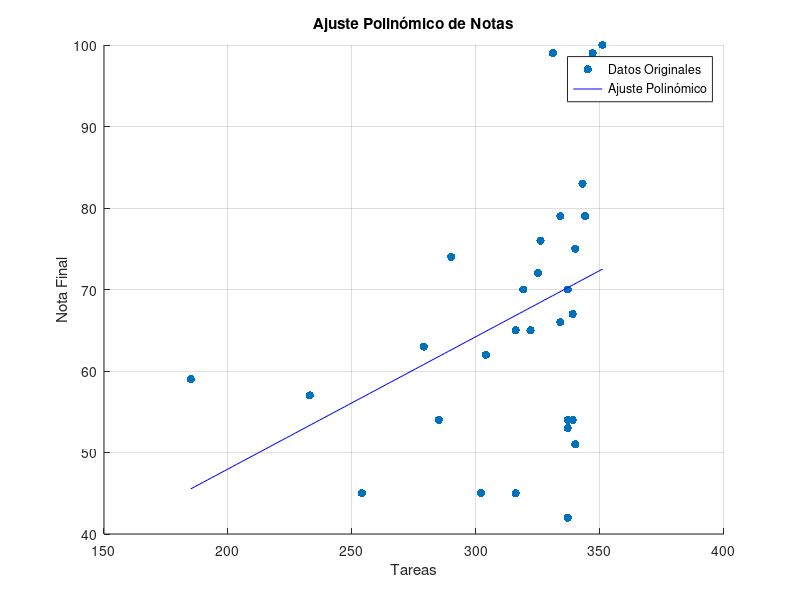

Source code (MATLAB):
% Ejercicio 9-TP2 

% Borramos las variables previas y la ventana de comandos
clc
clear
close all

% Datos de la tabla
tareas = [302, 325, 285, 339, 334, 322, 331, 279, 316, 347, ...
          343, 290, 326, 233, 254, 185, 304, 337, 339, 340, ...
          316, 351, 337, 344, 343, 334, 319, 337, 340, 337];
      
notas_finales = [45, 72, 54, 54, 79, 65, 99, 63, 65, 99, ...
                 83, 74, 76, 57, 45, 59, 62, 70, 67, 75, ...
                 45, 100, 53, 79, 83, 66, 70, 54, 51, 42];

% Ajuste polinómico
grado = 1; % Ajuste lineal
p = polyfit(tareas, notas_finales, grado);

% Mostrar los coeficientes del polinomio
fprintf('Coeficientes del polinomio ajustado:\n');
disp(p);

% Estimar la nota necesaria para obtener una nota final mínima de 60
nota_final_deseada_60 = 60;
nota_necesaria_60 = (nota_final_deseada_60 - p(2)) / p(1);

% Estimar la nota necesaria para obtener una nota final mínima de 90
nota_final_deseada_90 = 90;
nota_necesaria_90 = (nota_final_deseada_90 - p(2)) / p(1);

% Mostrar resultados
fprintf('Nota necesaria para obtener una nota final mínima de 60: %.2f\n', nota_necesaria_60);
fprintf('Nota necesaria para obtener una nota final mínima de 90: %.2f\n', nota_necesaria_90);

% Graficar los datos y el ajuste
figure;
scatter(tareas, notas_finales, 'filled', 'r', 'DisplayName', 'Datos Originales');
hold on;
x_fit = linspace(min(tareas), max(tareas), 100);
y_fit = polyval(p, x_fit);
plot(x_fit, y_fit, 'b-', 'DisplayName', 'Ajuste Polinómico');
xlabel('Tareas');
ylabel('Nota Final');
title('Ajuste Polinómico de Notas');
legend show;
grid on;
hold off;